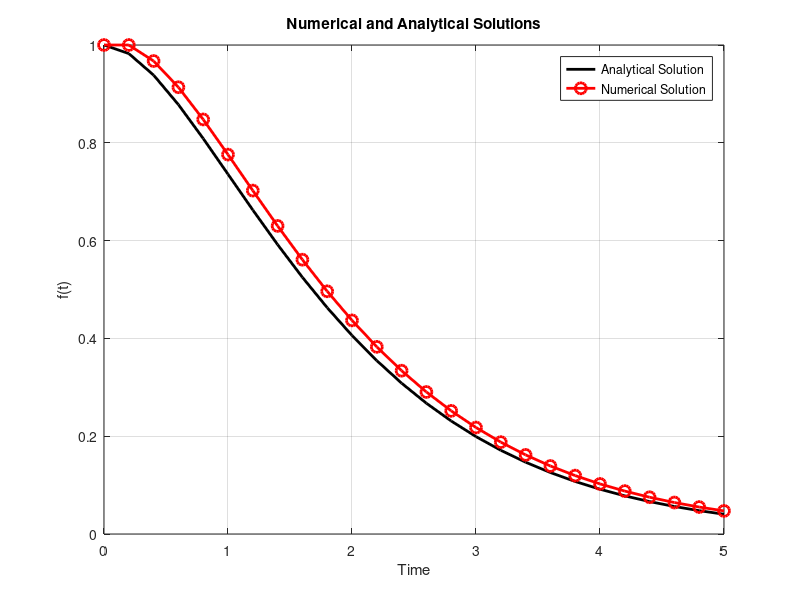

The MATLAB script that drew this image:
% df(t)/dt = -t*exp(-t)
% f(0)=1

% Soln
%  f(t) = (t+1)*exp(-t)

clc; % Clear the command window.
clear; % Erase all existing variables. Or clearvars if you want.
close all; % Close all figures (except those of imtool.)

t_max = 5; % Maximum time to simulate
dt = 0.2; % Numerical Time step
t = 0:dt:t_max; % Time vector
Nt = size(t,2); % Number of time steps

f(1) = 1; % Initial condition f(1) <==> t=0
for i = 1:Nt-1
    f(i+1)= f(i)-dt*(t(i)*exp(-t(i)));
end

% Analytical solution
f_analytical = (t+1).*exp(-t);

% Plotting
figure;

plot(t, f_analytical, 'black', 'LineWidth', 2); % Analytical solution
hold on;
plot(t, f, 'ro-', 'MarkerSize', 8,'LineWidth',2); % Numerical solution with nodes at each time step
% plot(t, f, 'r--', 'LineWidth', 2); % Numerical solution
hold off;
xlabel('Time');
ylabel('f(t)');
legend('Analytical Solution','Numerical Solution');
title('Numerical and Analytical Solutions');
grid on;